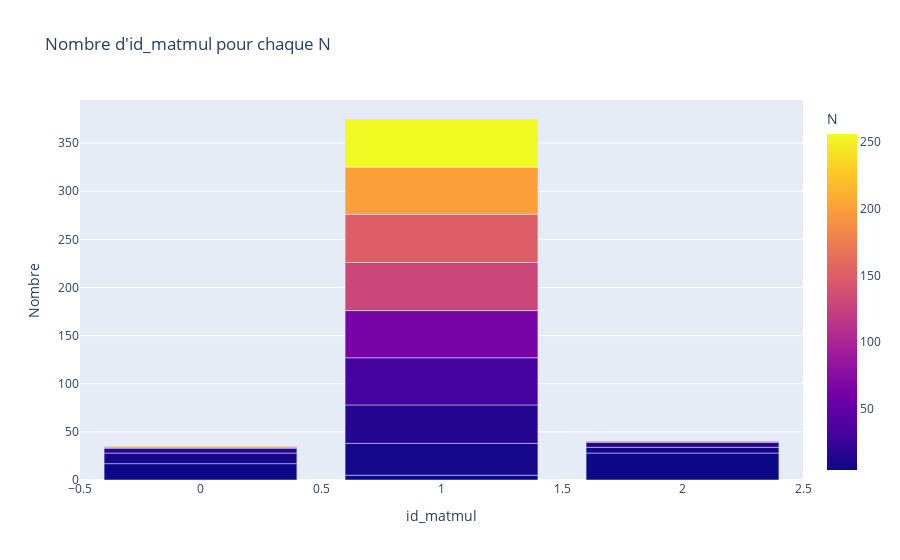

The notebook cell this image was saved under:
### Markdown cell above
## 3.2 Analysing them

### Code cell
df_4 = df[df.i == 4]
count_data = df_4.groupby(['N', 'id_matmul']).size().reset_index(name='count')
count_data = count_data.sort_values(by='N')
fig = px.bar(count_data, x='id_matmul', y='count', color='N',
             title='Nombre d\'id_matmul pour chaque N',
             labels={'N': 'N', 'count': 'Nombre', 'id_matmul': 'id_matmul'},
             barmode='stack')
fig.show()

### Figure 1 — Plotly figure (JSON) as saved in the notebook; plotly's stock layout.template omitted (floating-point values rounded to 4 significant figures)
{"data": [{"alignmentgroup": "True", "hovertemplate": "id_matmul=%{x}<br>Nombre=%{y}<br>N=%{marker.color}<extra></extra>", "legendgroup": "", "marker": {"color": [4, 4, 4, 8, 8, 8, 16, 16, 16, 32, 32, 64, 64, 128, 150, 200, 200, 256], "coloraxis": "coloraxis", "pattern": {"shape": ""}}, "name": "", "offsetgroup": "", "orientation": "v", "showlegend": false, "textposition": "auto", "type": "bar", "x": [0, 1, 2, 0, 1, 2, 1, 2, 0, 0, 1, 1, 2, 1, 1, 1, 0, 1], "xaxis": "x", "y": [17, 5, 28, 11, 33, 6, 40, 5, 5, 1, 49, 49, 1, 50, 50, 49, 1, 50], "yaxis": "y"}], "layout": {"barmode": "stack", "coloraxis": {"colorbar": {"title": {"text": "N"}}, "colorscale": [[0, "#0d0887"], [0.1111, "#46039f"], [0.2222, "#7201a8"], [0.3333, "#9c179e"], [0.4444, "#bd3786"], [0.5556, "#d8576b"], [0.6667, "#ed7953"], [0.7778, "#fb9f3a"], [0.8889, "#fdca26"], [1, "#f0f921"]]}, "legend": {"tracegroupgap": 0}, "title": {"text": "Nombre d'id_matmul pour chaque N"}, "xaxis": {"anchor": "y", "domain": [0, 1], "title": {"text": "id_matmul"}}, "yaxis": {"anchor": "x", "domain": [0, 1], "title": {"text": "Nombre"}}}}
